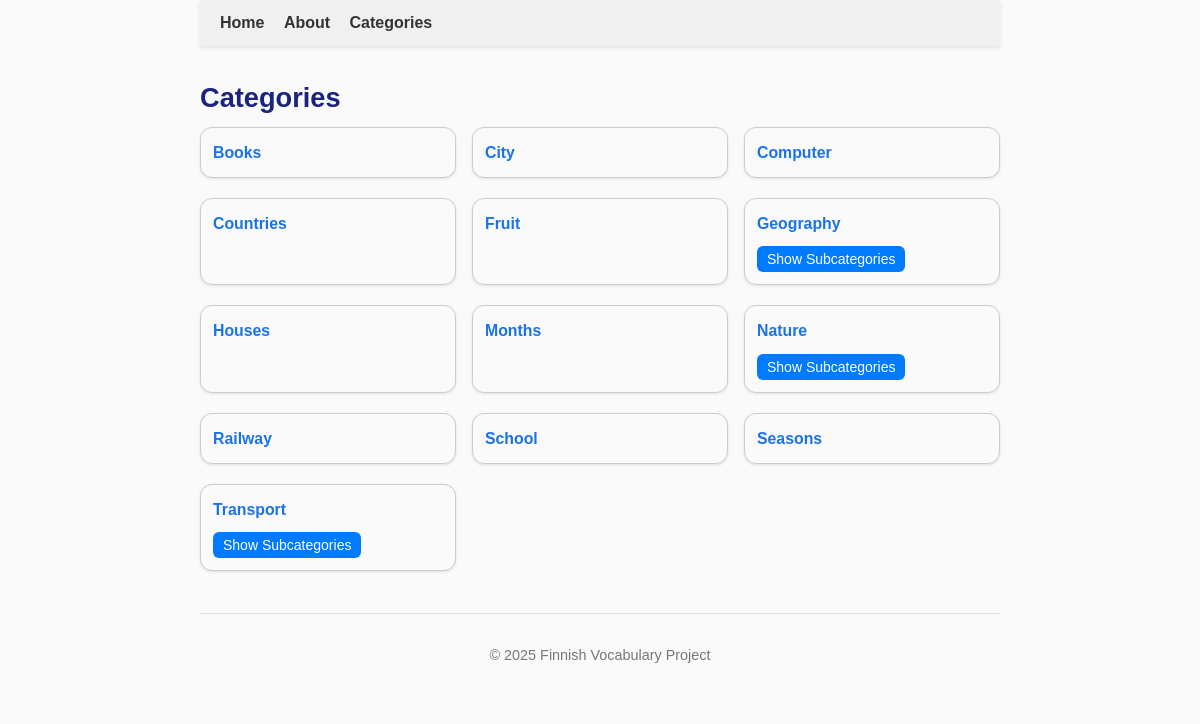
The page /categories on the database as committed earlier.
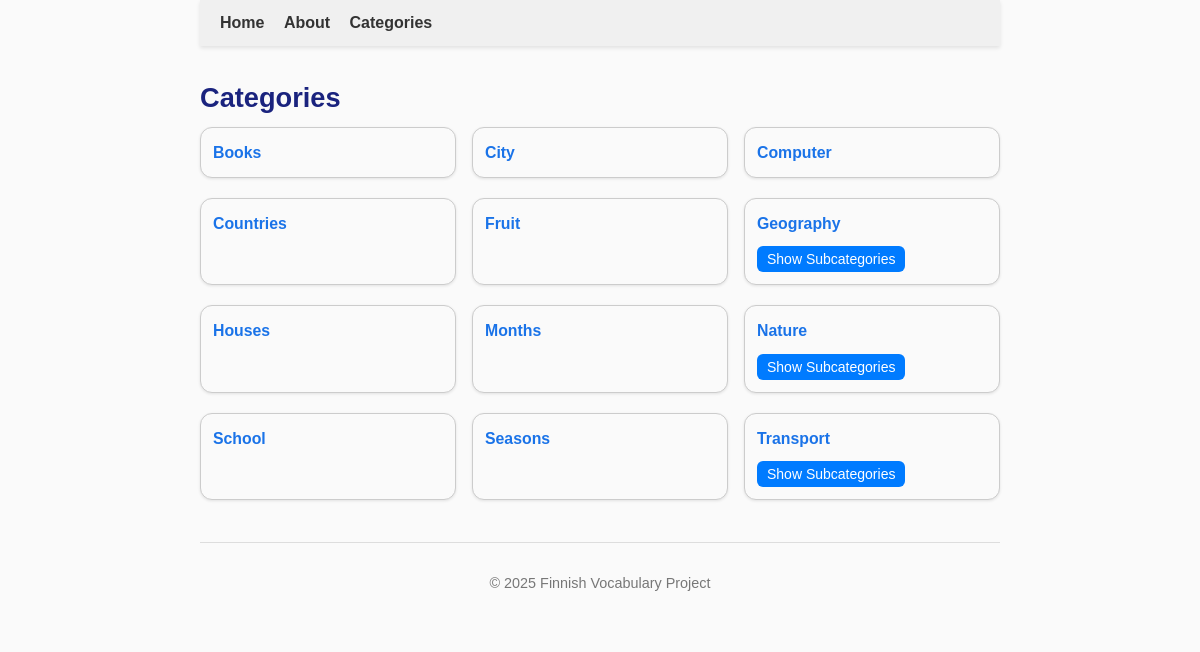
The same page on the database as committed later.
### tables this page shows
CREATE TABLE categories (
    id INTEGER PRIMARY KEY,
    name TEXT NOT NULL UNIQUE,
    parent_id INTEGER REFERENCES categories(id)
, description TEXT);

### app.py (the view)
@app.route('/categories')
def categories():
    conn = sqlite3.connect("finnish.db")
    conn.row_factory = sqlite3.Row
    cur = conn.cursor()
    cur.execute("SELECT id, name, parent_id FROM categories ORDER BY name")
    rows = cur.fetchall()
    categories_dict = {}
    for row in rows:
        if row['parent_id']:
            categories_dict.setdefault(row['parent_id'], []).append(row)
        else:
            categories_dict.setdefault(None, []).append(row)
    conn.close()
    return render_template('categories.html', categories=categories_dict)

### templates/categories.html (shortened to what this page needs)
{% extends "base.html" %}
{% block content %}
<h2>Categories</h2>
<div class="category-grid">
{% for cat in categories.get(None, []) %}
    <div class="category-card">
        <a href="{{ url_for('show_category', category_name=cat['name']) }} " class="category-link">
            <span class="title">{{ cat['name'] }}</span>
        </a>
        {% if categories.get(cat['id']) %}
        <div class="subcats-toggle">
            <button class="expand-btn">Show Subcategories</button>
        </div>
    {% endif %}
    </div>
{% endfor %}
</div>
{% endblock %}

Rows that differ between the two databases and show on the page:
no longer on this page (row edited): categories: name "Railway"
